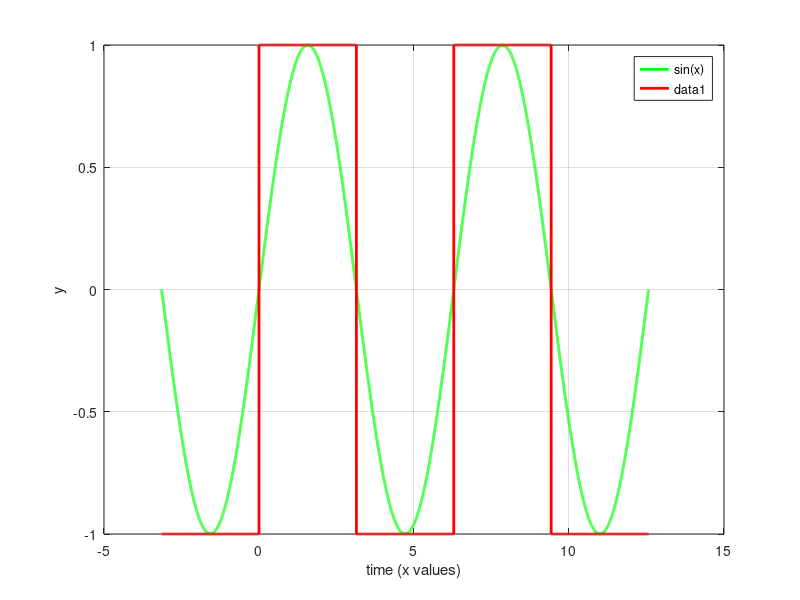

Here is the MATLAB script that generated this plot:
function [ ] = Sinus()

x=(-pi:0.001:4*pi);

f=figure(1);

title('Sinus and squarewave')
axis('auto')
q=plot(x,sin(x)), xlabel('time (x values)'), ylabel('y'), grid on

set(q,'Color','green','LineWidth',2)

legend('sin(x)', 'square(x)')

hold on

for i=1:length(x)

if sin(x(i))<0

wave(i)=-1;

else

wave(i)=1;

end

end

p=plot(x,wave)

set(p,'Color','red','LineWidth',2)

end
